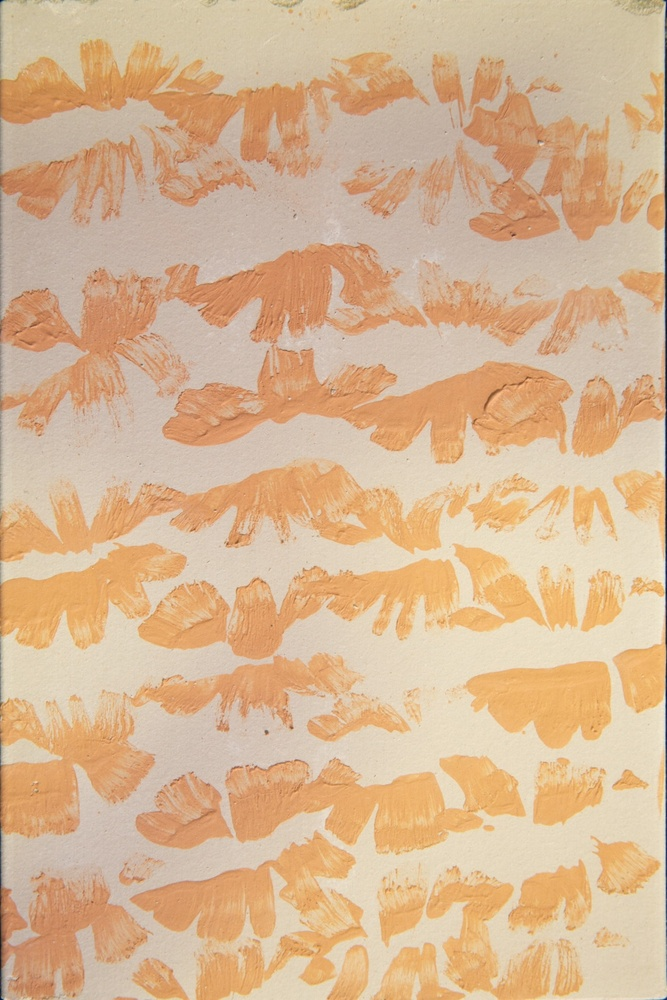
#> input picture tile_analyser_openCV/in/1.jpg, 667 x 1000 px, shrunk from 1024 x 1536 before the run, found by its file name
$ python tile.py
#> lines starting #> are read from the running program, lines starting #| are printed output that depends on the picture; after the words box and inside, x2 and y2 are one past the last pixel; in counts of white or black regions, pixels touching at a corner belong together
import cv2
import numpy as np

# Load the image
image = cv2.imread('1.jpg')
#> image is the input picture: shape (1000, 667, 3); mean B, G, R 146.8, 181.7, 215.9

# Convert the image from BGR to HSV
hsv_image = cv2.cvtColor(image, cv2.COLOR_BGR2HSV)
#> hsv_image: shape (1000, 667, 3); mean H, S, V 15.9, 81.2, 215.9

# Define the lower and upper bounds for the red color in HSV
lower_red = np.array([0, 120, 70])
upper_red = np.array([10, 255, 255])

# Create a mask that identifies the red color
mask = cv2.inRange(hsv_image, lower_red, upper_red)
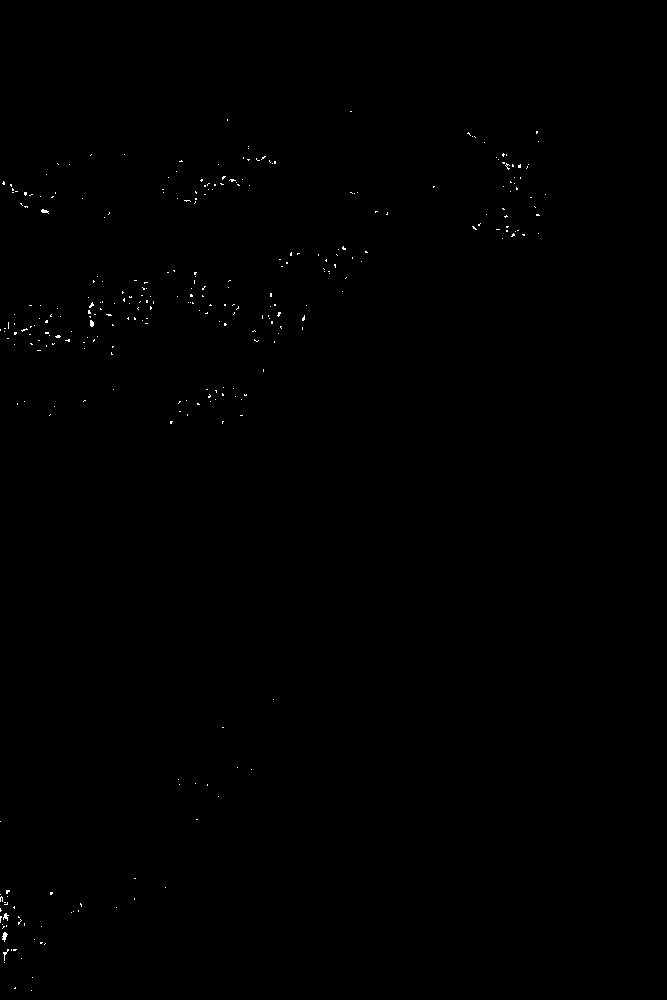
#> mask: shape (1000, 667); 0.17% white in thin lines or dots, all inside (x1, y1, x2, y2) = (0, 111, 546, 991)

# You can also use another range for red color if it's in the higher hue range
lower_red2 = np.array([170, 120, 70])
upper_red2 = np.array([180, 255, 255])
mask2 = cv2.inRange(hsv_image, lower_red2, upper_red2)
#> mask2: shape (1000, 667); every value is 0

# Combine the two masks to cover all ranges of red
full_mask = cv2.bitwise_or(mask, mask2)

# Use the mask to extract the red areas from the image
red_areas = cv2.bitwise_and(image, image, mask=full_mask)

# Display the results
cv2.imshow('Original Image', image)
cv2.imshow('Red Areas', red_areas)
cv2.imshow('Mask', full_mask)

# Wait for a key press and close all windows
cv2.waitKey(0)
cv2.destroyAllWindows()
